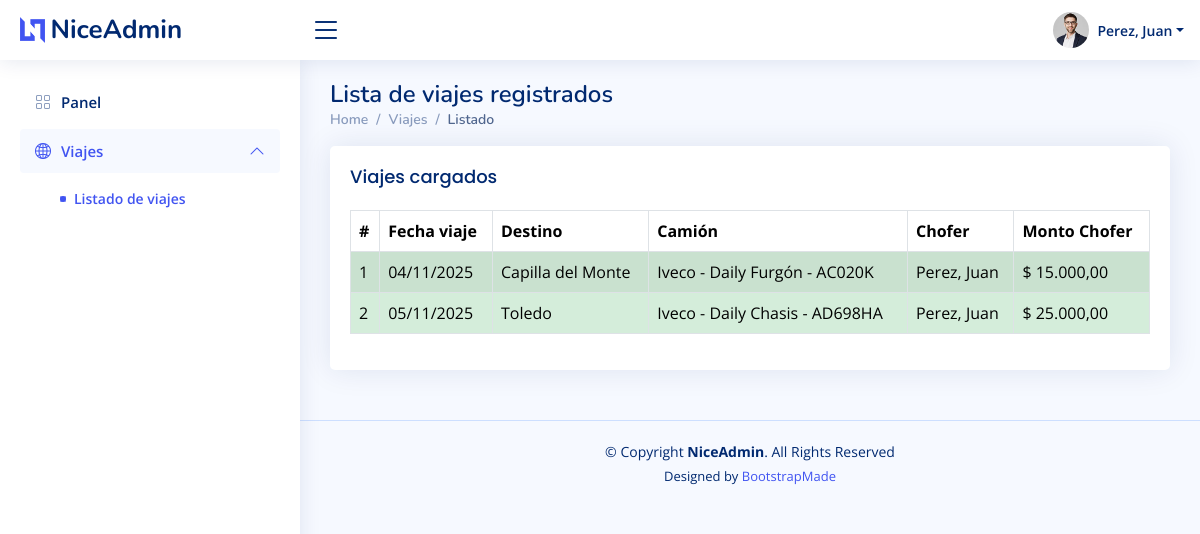
/viajes_listado.php (signed in), run on the app's committed database.
### tables this page shows
CREATE TABLE `viajes` (
  `id` int(11) NOT NULL,
  `chofer_id` int(11) NOT NULL,
  `transporte_id` int(11) NOT NULL,
  `destino_id` int(11) NOT NULL,
  `fecha_programada` date NOT NULL,
  `costo` decimal(12,2) NOT NULL,
  `porcentaje_chofer` int(11) NOT NULL,
  `creado_por` int(11) DEFAULT NULL,
  `fecha_creacion` datetime NOT NULL DEFAULT current_timestamp()
);

CREATE TABLE `destinos` (
  `id` int(11) NOT NULL,
  `denominacion` varchar(120) NOT NULL
);

CREATE TABLE `marcas` (
  `id` int(11) NOT NULL,
  `denominacion` varchar(80) NOT NULL
);

CREATE TABLE `transportes` (
  `id` int(11) NOT NULL,
  `marca_id` int(11) NOT NULL,
  `modelo` varchar(60) NOT NULL,
  `patente` varchar(10) NOT NULL,
  `anio` smallint(6) DEFAULT NULL,
  `disponible` tinyint(1) NOT NULL DEFAULT 1,
  `fecha_creacion` datetime NOT NULL DEFAULT current_timestamp()
);

CREATE TABLE `usuarios` (
  `id` int(11) NOT NULL,
  `apellido` varchar(80) NOT NULL,
  `nombre` varchar(80) NOT NULL,
  `dni` varchar(10) NOT NULL,
  `usuario` varchar(50) NOT NULL,
  `clave` varchar(255) NOT NULL,
  `activo` tinyint(1) NOT NULL DEFAULT 1,
  `id_nivel` int(11) NOT NULL,
  `fecha_creacion` datetime NOT NULL DEFAULT current_timestamp(),
  `imagen` varchar(150) DEFAULT 'profile-img.jpg'
);

### funciones/funciones.php (called while the page is built, shortened)
<?php
function ObtenerUsuarioEnSesion()
{
    if (!empty($_SESSION['Usuario_ID'])) {
        $Usuario = array();
        $Usuario['id'] = $_SESSION['Usuario_ID'];
        $Usuario['apellido'] = !empty($_SESSION['Usuario_Apellido']) ? $_SESSION['Usuario_Apellido'] : '';
        $Usuario['nombre'] = !empty($_SESSION['Usuario_Nombre']) ? $_SESSION['Usuario_Nombre'] : '';
        $Usuario['usuario'] = !empty($_SESSION['Usuario_Usuario']) ? $_SESSION['Usuario_Usuario'] : '';
        $Usuario['id_nivel'] = !empty($_SESSION['Usuario_Nivel']) ? $_SESSION['Usuario_Nivel'] : 0;
        $Usuario['imagen'] = !empty($_SESSION['Usuario_Img']) ? $_SESSION['Usuario_Img'] : 'user.png';
        return $Usuario;
    }
    return array();
}
function Listar_Viajes($vConexion, $ChoferId = null)
{
    $Listado = array();
    $SQL = "SELECT v.id, v.fecha_programada, d.denominacion AS destino, v.costo, v.porcentaje_chofer,"
        . " c.apellido AS chofer_apellido, c.nombre AS chofer_nombre, c.dni AS chofer_dni,"
        . " m.denominacion AS marca, t.modelo, t.patente"
        . " FROM viajes v, usuarios c, transportes t, marcas m, destinos d"
        . " WHERE c.id = v.chofer_id"
        . " AND t.id = v.transporte_id"
        . " AND m.id = t.marca_id"
        . " AND d.id = v.destino_id";
    if (!empty($ChoferId)) {
        $SQL .= " AND v.chofer_id = " . $ChoferId;
    }
    $SQL .= " ORDER BY v.fecha_programada, d.denominacion";
    $rs = mysqli_query($vConexion, $SQL);
    if ($rs != false) {
        $i = 0;
        while ($data = mysqli_fetch_array($rs)) {
            $Listado[$i]['id'] = $data['id'];
            $Listado[$i]['fecha_programada'] = $data['fecha_programada'];
            $Listado[$i]['destino'] = $data['destino'];
            $Listado[$i]['costo'] = $data['costo'];
            $Listado[$i]['porcentaje_chofer'] = $data['porcentaje_chofer'];
            $Listado[$i]['monto_chofer'] = CalcularMontoChofer((float) $data['costo'], (int) $data['porcentaje_chofer']);
            $Listado[$i]['chofer_apellido'] = $data['chofer_apellido'];
            $Listado[$i]['chofer_nombre'] = $data['chofer_nombre'];
            $Listado[$i]['chofer_dni'] = $data['chofer_dni'];
            $Listado[$i]['marca'] = $data['marca'];
            $Listado[$i]['modelo'] = $data['modelo'];
            $Listado[$i]['patente'] = $data['patente'];
            $i++;
        }
    }
    return $Listado;
}
function FormatearFechaEspaniol($Fecha)
{
    $Timestamp = strtotime($Fecha);
    return date('d/m/Y', $Timestamp);
}
function ObtenerClaseFila($FechaViaje)
{
    $Timestamp = strtotime($FechaViaje);
    $FechaNormalizada = date('Y-m-d', $Timestamp);
    $Hoy = date('Y-m-d');
    if ($FechaNormalizada < $Hoy) {
        return 'fila-realizado';
    }
    return '';
}
function CalcularMontoChofer($Costo, $Porcentaje)
{
    return round($Costo * $Porcentaje / 100, 2);
}

### viajes_listado.php (the view, shortened to what this page needs)
<?php
require_once 'funciones/funciones.php';
$MiConexion = ConexionBD();
$usuarioActual = ObtenerUsuarioEnSesion();
$esChofer = isset($usuarioActual['id_nivel']) && (int) $usuarioActual['id_nivel'] === 3;
$choferFiltradoId = null;
if ($esChofer && isset($usuarioActual['id'])) {
    $choferFiltradoId = $usuarioActual['id'];
}
$viajes = Listar_Viajes($MiConexion, $choferFiltradoId);
$permisosListado = ObtenerPermisosListadoViajes($usuarioActual);
$mostrarCosto = !empty($permisosListado['mostrar_costo']);
$mostrarMontoChofer = !empty($permisosListado['mostrar_monto_chofer']);
require_once 'includes/header.php';
require_once 'includes/topbar.php';
require_once 'includes/sidebar.php';
?>
<main id="main" class="main">
    <div class="pagetitle">
        <h1>Lista de viajes registrados</h1>
        <nav>
            <ol class="breadcrumb">
                <li class="breadcrumb-item"><a href="index.php">Home</a></li>
                <li class="breadcrumb-item">Viajes</li>
                <li class="breadcrumb-item active">Listado</li>
            </ol>
        </nav>
    </div>
    <section class="section">
        <div class="card">
            <div class="card-body">
                <h5 class="card-title">Viajes cargados</h5>
                <div class="table-responsive">
                    <table class="table table-bordered table-striped align-middle">
                        <thead>
                            <tr>
                                <th>#</th>
                                <th>Fecha viaje</th>
                                <th>Destino</th>
                                <th>Camión</th>
                                <th>Chofer</th>
                                <?php if ($mostrarMontoChofer): ?>
                                    <th>Monto Chofer</th>
                                <?php endif; ?>
                            </tr>
                        </thead>
                        <tbody>
                            <?php if (!$viajes): ?>
                                <tr>
                                    <td colspan="<?php echo 5 + (int) $mostrarCosto + (int) $mostrarMontoChofer; ?>" class="text-center">No hay viajes registrados.</td>
                                </tr>
                            <?php else: ?>
                                <?php foreach ($viajes as $index => $viaje): ?>
                                    <?php
                                    $montoChofer = isset($viaje['monto_chofer'])
                                        ? (float) $viaje['monto_chofer']
                                        : CalcularMontoChofer((float) $viaje['costo'], (int) $viaje['porcentaje_chofer']);
                                    $filaClase = ObtenerClaseFila($viaje['fecha_programada']);
                                    ?>
                                    <tr class="<?php echo $filaClase; ?>">
                                        <td><?php echo $index + 1; ?></td>
                                        <td><?php echo htmlspecialchars(FormatearFechaEspaniol($viaje['fecha_programada'])); ?></td>
                                        <td><?php echo htmlspecialchars($viaje['destino']); ?></td>
                                        <td><?php echo htmlspecialchars($viaje['marca'] . ' - ' . $viaje['modelo'] . ' - ' . $viaje['patente']); ?></td>
                                        <td><?php echo htmlspecialchars($viaje['chofer_apellido'] . ', ' . $viaje['chofer_nombre']); ?></td>
                                        <?php if ($mostrarMontoChofer): ?>
                                            <td>
                                                $ <?php echo number_format($montoChofer, 2, ',', '.'); ?>
                                            </td>
                                        <?php endif; ?>
                                    </tr>
                                <?php endforeach; ?>
                            <?php endif; ?>
                        </tbody>
                    </table>
                </div>
            </div>
        </div>
    </section>
</main>
<?php require_once 'includes/footer.php'; ?>

### assets/css/style.css (style rules this page uses)
:root { scroll-behavior: smooth; }
body { font-family: "Open Sans", sans-serif; background: #f6f9ff; color: #444444; }
a { color: #4154f1; text-decoration: none; }
h1, h2, h3, h4, h5, h6 { font-family: "Nunito", sans-serif; }
#main { margin-top: 60px; padding: 20px 30px; transition: all 0.3s; }
.pagetitle { margin-bottom: 10px; }
.pagetitle h1 { font-size: 24px; margin-bottom: 0; font-weight: 600; color: #012970; }
.card { margin-bottom: 30px; border: none; border-radius: 5px; box-shadow: 0px 0 30px rgba(1, 41, 112, 0.1); }
.card-title { padding: 20px 0 15px 0; font-size: 18px; font-weight: 500; color: #012970; font-family: "Poppins", sans-serif; }
.card-body { padding: 0 20px 20px 20px; }
.breadcrumb { font-size: 14px; font-family: "Nunito", sans-serif; color: #899bbd; font-weight: 600; }
.breadcrumb a { color: #899bbd; transition: 0.3s; }
.breadcrumb .breadcrumb-item::before { color: #899bbd; }
.breadcrumb .active { color: #51678f; font-weight: 600; }
@media (min-width: 1200px) { #main, #footer { margin-left: 300px; } }
.table tbody tr.fila-realizado > * { background-color: #d4edda; }
.table tbody tr td { vertical-align: middle; }

### data on the page
viajes: fecha_programada "04/11/2025", destino.denominacion "Capilla del Monte", marcas.denominacion "Iveco - Daily Furgón - AC020K", usuarios.apellido+nombre "Perez, Juan", montoChofer "15.000,00"
viajes: fecha_programada "05/11/2025", destino.denominacion "Toledo", marcas.denominacion "Iveco - Daily Chasis - AD698HA", usuarios.apellido+nombre "Perez, Juan", montoChofer "25.000,00"

### other printed values
NombreCompletoUsuario($user) "Perez, Juan"
